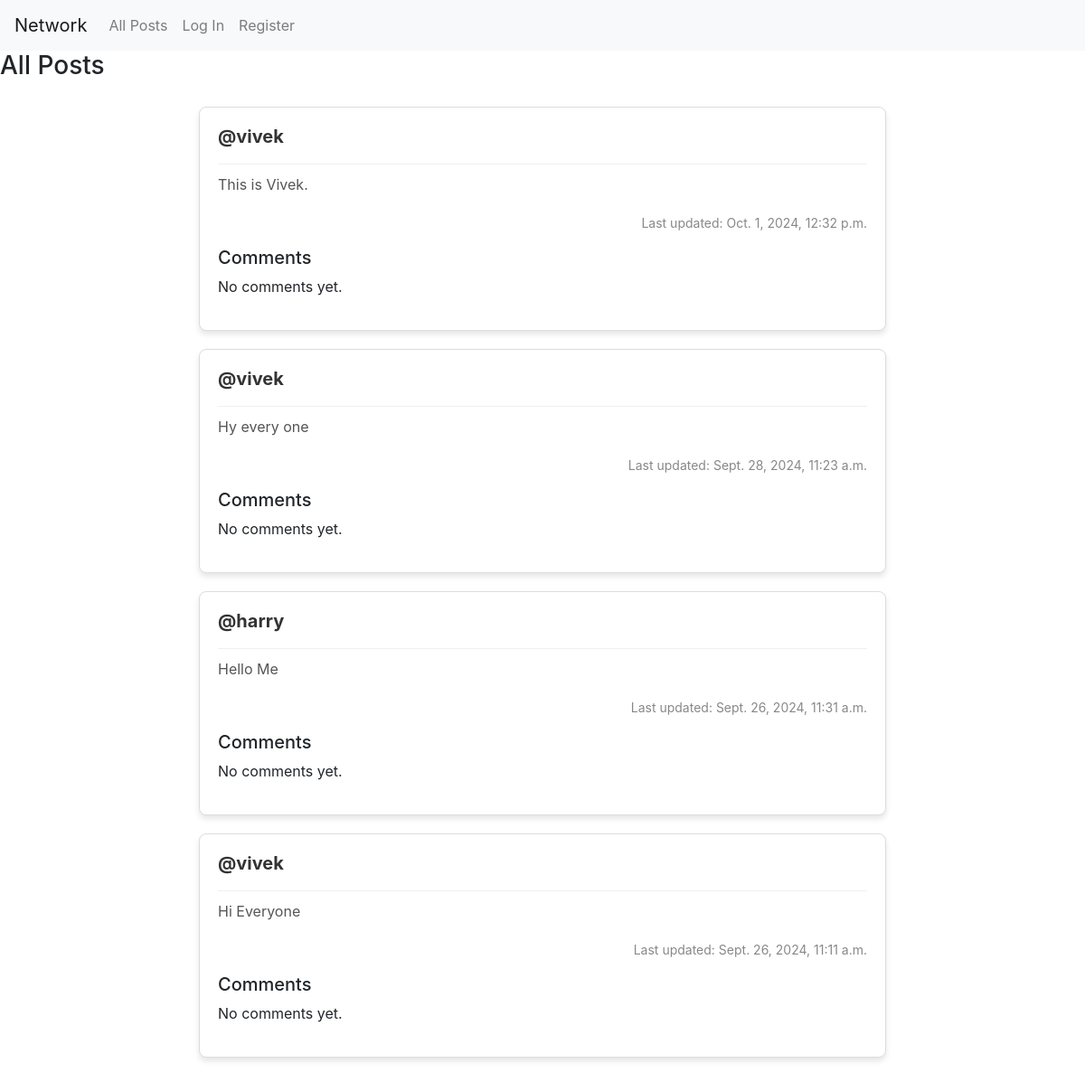
The app's page /, older data.
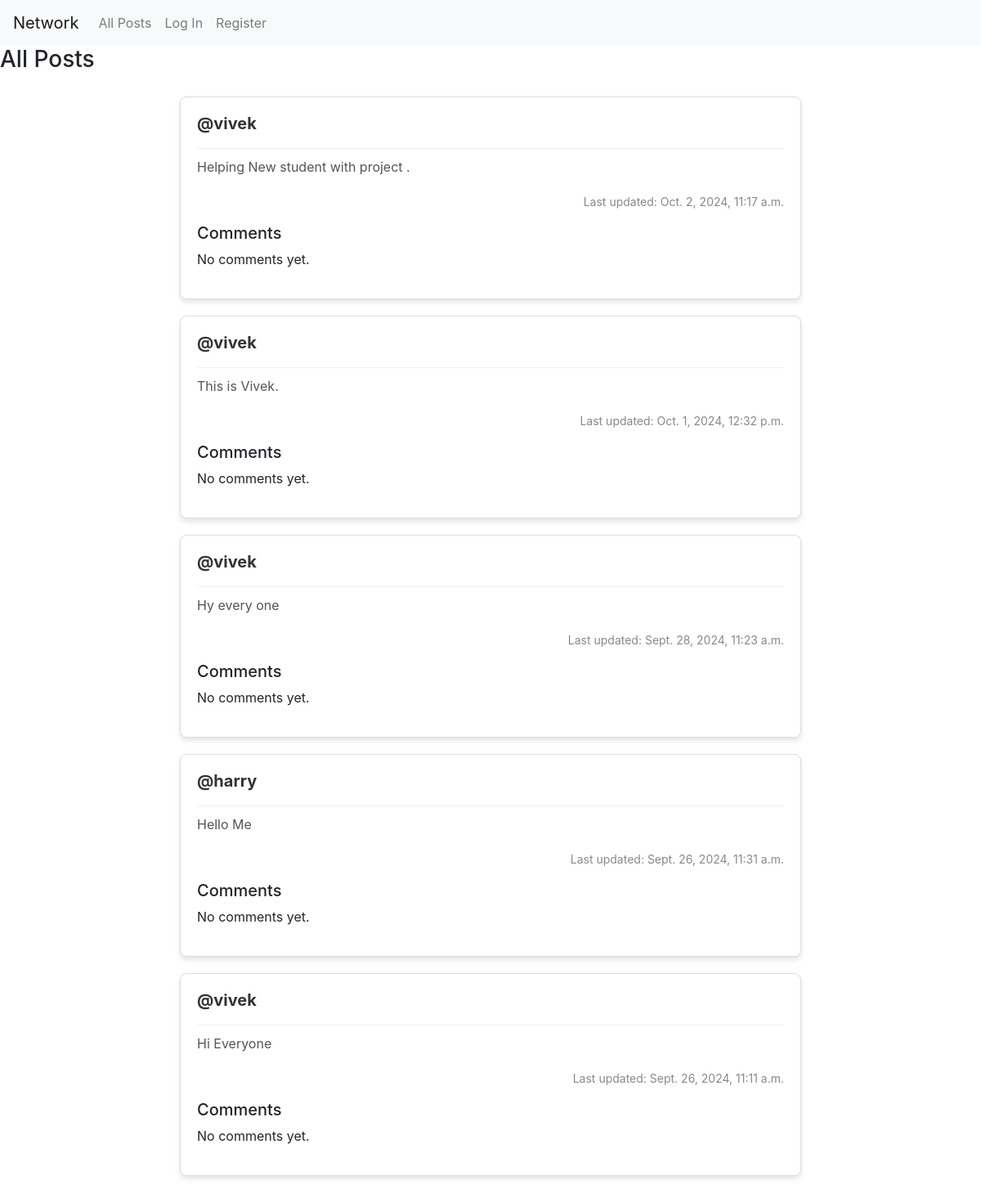
The same page, newer data.
### network/models.py (models this page shows, shortened)
class Post(models.Model):
    poster = models.ForeignKey(User, on_delete=models.CASCADE, blank=True, null=True, related_name="post_user")
    post_content = models.CharField(max_length=512)
    date_added = models.DateTimeField(auto_now_add=True)
    last_updated = models.DateTimeField(auto_now=True)
    likes = models.PositiveIntegerField(default=0)

class User(AbstractUser):
    def serialize(self):
        return {
            "id": self.id,
            "username": self.username,
            "email": self.email,
            "followers": [user.follower.username for user in self.follower_set.all()],  # List of followers using the Follow model
            "following": [user.following.username for user in self.following_set.all()]  # List of users being followed using the Follow model
        }

### network/views.py (the view)
# urls.py: path("", views.index, name="index"),
def index(request):
    all_post = Post.objects.all().order_by('last_updated').reverse()
    user_liked = []
    if request.user.is_authenticated:
        user_like = Liked.objects.filter(user=request.user).values_list('post_id', flat=True)
    paginator = Paginator(all_post, 10)
    page_number = request.GET.get('page')
    post_of_page = paginator.get_page(page_number)
    comments = []
    comments = PostComment.objects.select_related('author').all()
    return render(request, "network/index.html", {
        "all_post": all_post,
        "post_of_page": post_of_page,
        "user_like": list(user_liked),  # Convert to list
        "comments": comments,  # Pass comments dictionary
    })

### network/templates/network/index.html (shortened to what this page needs)
{% extends "network/layout.html" %}
{% load static %}
{% block body %}
<div id="post-view">
    <h3>All Posts</h3>
    <div id="all_post" class="post-container">
        {% for post in post_of_page %}
        <div class="post-card ">
            <div class="post-header">
            <a href="{% url 'profile' user_id=post.poster.id %}"><h5 class="username" >@{{ post.poster.username }}</h5></a>
            </div>
            <div class="post-body">
                <p class="content" id="content_{{post.id}}" >{{ post.post_content }}</p>
            </div>
            <div class="post-footer">
                <p class="date">Last updated: {{ post.last_updated }}</p>
            </div>
             <h5>Comments</h5>
            <div class="comments-section">
                {% for comment in comments %}
                    {% if comment.post.id == post.id %}
                        <div class="comment">
                            <p><strong>{{ comment.author.username }}</strong>: {{ comment.message }}</p>
                            <small class="text-muted">{{ comment.comment_time|date:"F j, Y, g:i a" }}</small>
                        </div>
                    {% endif %}
                {% empty %}
                    <p>No comments yet.</p>
                {% endfor %}
            </div>
        </div>
        {% endfor %}
    </div>
</div>
{% endblock %}

Row changes from the older to the newer data that the page shows:
added Post: poster.username "vivek", post_content "Helping New student with project .", last_updated "Oct. 2, 2024, 11:17 a.m."
